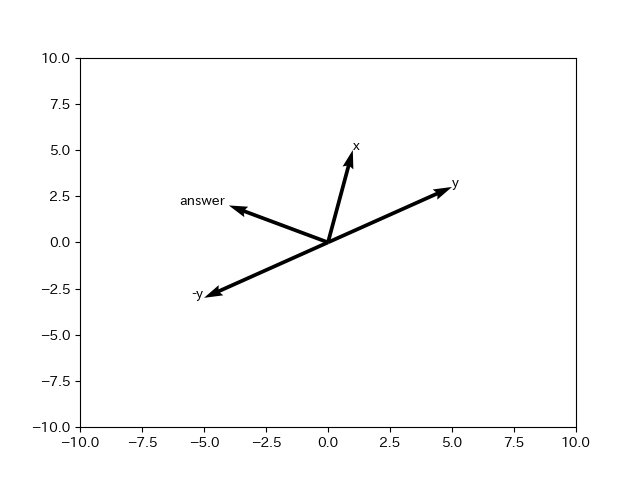

Python code for this plot:
import imp
import math

import pandas as pd
import numpy as np
from matplotlib import pylab as plt

import japanize_matplotlib 
x=[1,5]
y=[5,3]
answer=[0,0]
for i in range(len(x)):
    answer[i]=x[i]-y[i]
fig, ax=plt.subplots()
plt.xlim([-10,10])
plt.ylim([-10,10])
ax.annotate('x',xy=(x[0],x[1]))
ax.annotate('y',xy=(y[0],y[1]))
ax.annotate('-y',xy=(-y[0]-0.5,-y[1]))
ax.annotate('answer',xy=(answer[0]-2,answer[1]))
ax.quiver(0,0,x[0],x[1],angles='xy',scale_units='xy',scale=1)
ax.quiver(0,0,y[0],y[1],angles='xy',scale_units='xy',scale=1)
ax.quiver(0,0,-y[0],-y[1],angles='xy',scale_units='xy',scale=1)
ax.quiver(0,0,answer[0],answer[1],angles='xy',scale_units='xy',scale=1)
plt.savefig('vectorminus.png')
plt.show()